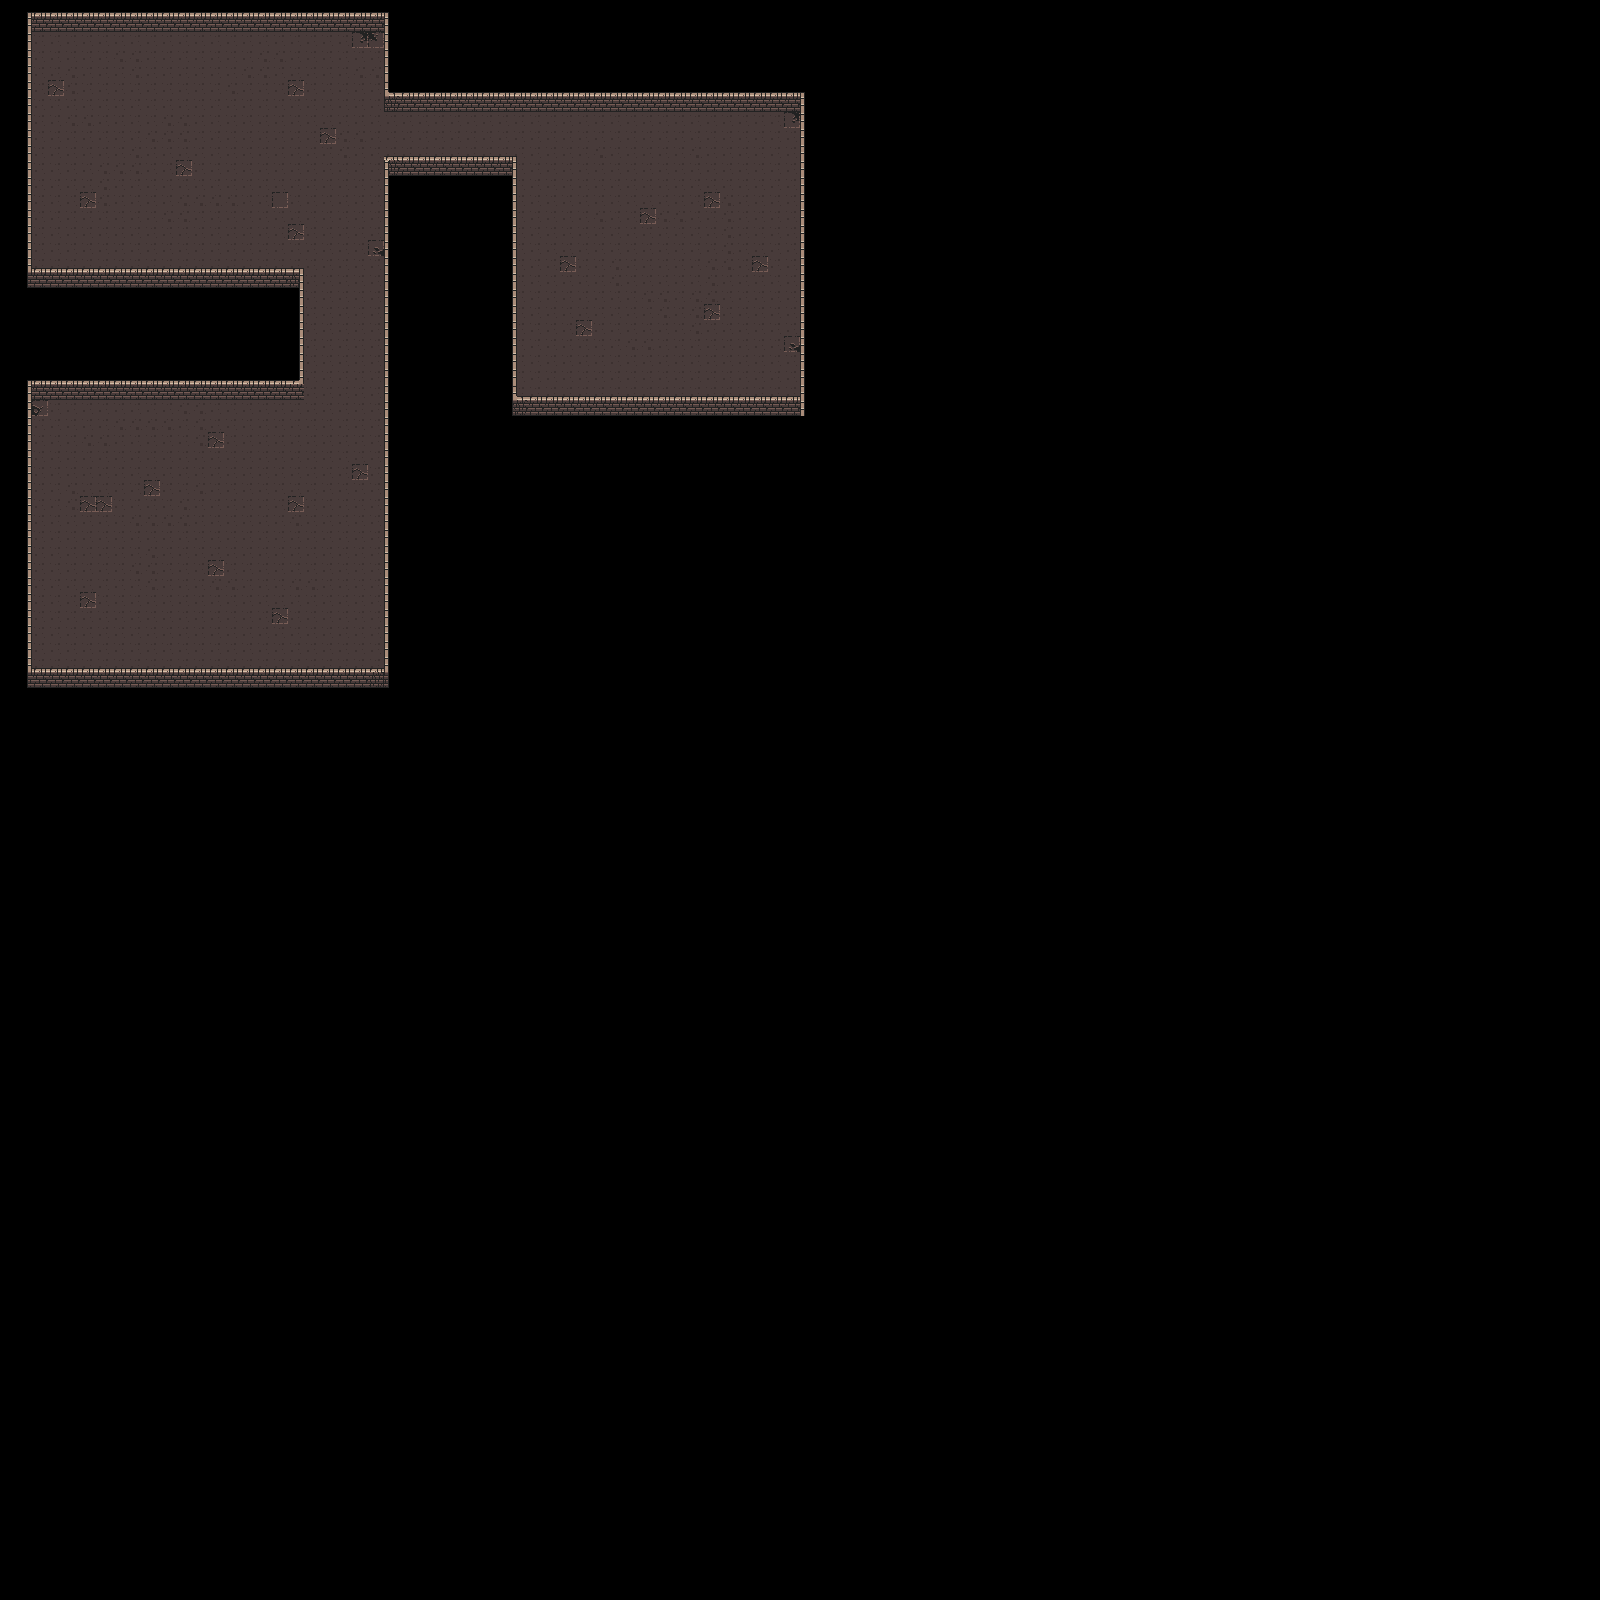

This game map was drawn from its Tiled (.tmx) file and the tilesets committed beside it. A one-line description and the trimmed map source follow:
An orthogonal 100x100 tile map with 16x16 px tiles, 2 tile layers (Ground, Walls) and 3 objects.

<map version="1.4" tiledversion="1.4.3" orientation="orthogonal" renderorder="right-down" width="100" height="100" tilewidth="16" tileheight="16" infinite="0" nextlayerid="4" nextobjectid="4">
 <editorsettings>
  <export target="../public/tiles/dungeon-01.json" format="json" />
 </editorsettings>
 <tileset firstgid="1" name="dungeon" tilewidth="16" tileheight="16" tilecount="160" columns="10">
  <image source="../public/tiles/dungeon_tiles.png" width="160" height="256" />
  <tile id="0">
   <properties>
    <property name="collides" type="bool" value="false" />
   </properties>
  </tile>
  <tile id="1">
   <properties>
    <property name="collides" type="bool" value="false" />
   </properties>
  </tile>
  <tile id="2">
   <properties>
    <property name="collides" type="bool" value="false" />
   </properties>
  </tile>
  <tile id="3">
   <properties>
    <property name="collides" type="bool" value="false" />
   </properties>
  </tile>
  <tile id="4">
   <properties>
    <property name="collides" type="bool" value="false" />
   </properties>
  </tile>
  <tile id="5">
   <properties>
    <property name="collides" type="bool" value="false" />
   </properties>
  </tile>
  <tile id="6">
   <properties>
    <property name="collides" type="bool" value="false" />
   </properties>
  </tile>
  <tile id="7">
   <properties>
    <property name="collides" type="bool" value="false" />
   </properties>
  </tile>
  <tile id="8">
   <properties>
    <property name="collides" type="bool" value="false" />
   </properties>
  </tile>
  <tile id="10">
   <properties>
    <property name="collides" type="bool" value="false" />
   </properties>
  </tile>
  <tile id="11">
   <properties>
    <property name="collides" type="bool" value="true" />
   </properties>
  </tile>
  <tile id="12">
   <properties>
    <property name="collides" type="bool" value="true" />
   </properties>
  </tile>
  <tile id="13">
   <properties>
    <property name="collides" type="bool" value="true" />
   </properties>
  </tile>
  <tile id="14">
   <properties>
    <property name="collides" type="bool" value="false" />
   </properties>
  </tile>
  <tile id="15">
   <properties>
    <property name="collides" type="bool" value="false" />
   </properties>
  </tile>
  <tile id="16">
   <properties>
    <property name="collides" type="bool" value="false" />
   </properties>
  </tile>
  <tile id="17">
   <properties>
    <property name="collides" type="bool" value="false" />
   </properties>
  </tile>
  <tile id="18">
   <properties>
    <property name="collides" type="bool" value="false" />
   </properties>
  </tile>
  <tile id="20">
   <properties>
    <property name="collides" type="bool" value="false" />
   </properties>
  </tile>
  <tile id="21">
   <properties>
    <property name="collides" type="bool" value="false" />
   </properties>
  </tile>
  <tile id="22">
   <properties>
    <property name="collides" type="bool" value="false" />
   </properties>
  </tile>
  <tile id="23">
   <properties>
    <property name="collides" type="bool" value="false" />
   </properties>
  </tile>
  <tile id="24">
   <properties>
    <property name="collides" type="bool" value="false" />
   </properties>
  </tile>
  <tile id="25">
   <properties>
    <property name="collides" type="bool" value="false" />
   </properties>
  </tile>
  <tile id="26">
   <properties>
    <property name="collides" type="bool" value="false" />
   </properties>
  </tile>
  <tile id="27">
   <properties>
    <property name="collides" type="bool" value="false" />
   </properties>
  </tile>
  <tile id="28">
   <properties>
    <property name="collides" type="bool" value="false" />
   </properties>
  </tile>
  <tile id="30">
   <properties>
    <property name="collides" type="bool" value="false" />
   </properties>
  </tile>
  <tile id="31">
   <properties>
    <property name="collides" type="bool" value="false" />
   </properties>
  </tile>
  <tile id="32">
   <properties>
    <property name="collides" type="bool" value="false" />
   </properties>
  </tile>
  <tile id="33">
   <properties>
    <property name="collides" type="bool" value="false" />
   </properties>
  </tile>
  <tile id="34">
   <properties>
    <property name="collides" type="bool" value="false" />
   </properties>
  </tile>
  <tile id="35">
   <properties>
    <property name="collides" type="bool" value="false" />
   </properties>
  </tile>
  <tile id="36">
   <properties>
    <property name="collides" type="bool" value="false" />
   </properties>
  </tile>
  <tile id="37">
   <properties>
    <property name="collides" type="bool" value="false" />
   </properties>
  </tile>
  <tile id="38">
   <properties>
    <property name="collides" type="bool" value="false" />
   </properties>
  </tile>
  <tile id="40">
   <properties>
    <property name="collides" type="bool" value="false" />
   </properties>
  </tile>
  <tile id="41">
   <properties>
    <property name="collides" type="bool" value="false" />
   </properties>
  </tile>
  <tile id="42">
   <properties>
    <property name="collides" type="bool" value="false" />
   </properties>
  </tile>
  <tile id="43">
   <properties>
    <property name="collides" type="bool" value="false" />
   </properties>
  </tile>
  <tile id="44">
   <properties>
    <property name="collides" type="bool" value="false" />
   </properties>
  </tile>
  <tile id="45">
   <properties>
    <property name="collides" type="bool" value="false" />
   </properties>
  </tile>
  <tile id="46">
   <properties>
    <property name="collides" type="bool" value="false" />
   </properties>
  </tile>
  <tile id="47">
   <properties>
    <property name="collides" type="bool" value="false" />
   </properties>
  </tile>
  <tile id="48">
   <properties>
    <property name="collides" type="bool" value="false" />
   </properties>
  </tile>
  <tile id="50">
   <properties>
    <property name="collides" type="bool" value="false" />
   </properties>
  </tile>
  <tile id="51">
   <properties>
    <property name="collides" type="bool" value="false" />
   </properties>
  </tile>
  <tile id="52">
   <properties>
    <property name="collides" type="bool" value="false" />
   </properties>
  </tile>
  <tile id="53">
   <properties>
    <property name="collides" type="bool" value="false" />
   </properties>
  </tile>
  <tile id="54">
   <properties>
    <property name="collides" type="bool" value="false" />
   </properties>
  </tile>
  <tile id="55">
   <properties>
    <property name="collides" type="bool" value="false" />
   </properties>
  </tile>
  <tile id="56">
   <properties>
    <property name="collides" type="bool" value="false" />
   </properties>
  </tile>
  <tile id="57">
   <properties>
    <property name="collides" type="bool" value="false" />
   </properties>
  </tile>
  <tile id="58">
   <properties>
    <property name="collides" type="bool" value="false" />
   </properties>
  </tile>
  <tile id="60">
   <properties>
    <property name="collides" type="bool" value="false" />
   </properties>
  </tile>
  <tile id="61">
   <properties>
    <property name="collides" type="bool" value="false" />
   </properties>
  </tile>
  <tile id="62">
   <properties>
    <property name="collides" type="bool" value="false" />
   </properties>
  </tile>
  <tile id="63">
   <properties>
    <property name="collides" type="bool" value="false" />
   </properties>
  </tile>
  <tile id="64">
   <properties>
    <property name="collides" type="bool" value="false" />
   </properties>
  </tile>
  <tile id="65">
   <properties>
    <property name="collides" type="bool" value="false" />
   </properties>
  </tile>
  <tile id="66">
   <properties>
    <property name="collides" type="bool" value="false" />
   </properties>
  </tile>
  <tile id="67">
   <properties>
    <property name="collides" type="bool" value="false" />
   </properties>
  </tile>
  <tile id="68">
   <properties>
    <property name="collides" type="bool" value="false" />
   </properties>
  </tile>
  <tile id="70">
   <properties>
    <property name="collides" type="bool" value="false" />
   </properties>
  </tile>
  <tile id="71">
   <properties>
    <property name="collides" type="bool" value="false" />
   </properties>
  </tile>
  <tile id="72">
   <properties>
    <property name="collides" type="bool" value="false" />
   </properties>
  </tile>
  <tile id="73">
   <properties>
    <property name="collides" type="bool" value="false" />
   </properties>
  </tile>
  <tile id="74">
   <properties>
    <property name="collides" type="bool" value="false" />
   </properties>
  </tile>
  <tile id="75">
   <properties>
    <property name="collides" type="bool" value="false" />
   </properties>
  </tile>
  <tile id="76">
   <properties>
    <property name="collides" type="bool" value="false" />
   </properties>
  </tile>
  <tile id="77">
   <properties>
    <property name="collides" type="bool" value="false" />
   </properties>
  </tile>
  <tile id="78">
   <properties>
    <property name="collides" type="bool" value="false" />
   </properties>
  </tile>
  <tile id="80">
   <properties>
    <property name="collides" type="bool" value="true" />
   </properties>
  </tile>
  <tile id="81">
   <properties>
    <property name="collides" type="bool" value="true" />
   </properties>
  </tile>
  <tile id="82">
   <properties>
    <property name="collides" type="bool" value="true" />
   </properties>
  </tile>
  <tile id="83">
   <properties>
    <property name="collides" type="bool" value="true" />
   </properties>
  </tile>
  <tile id="84">
   <properties>
    <property name="collides" type="bool" value="true" />
   </properties>
  </tile>
  <tile id="85">
   <properties>
    <property name="collides" type="bool" value="true" />
   </properties>
  </tile>
  <tile id="86">
   <properties>
    <property name="collides" type="bool" value="false" />
   </properties>
  </tile>
  <tile id="87">
   <properties>
    <property name="collides" type="bool" value="false" />
   </properties>
  </tile>
  <tile id="88">
   <properties>
    <property name="collides" type="bool" value="false" />
   </properties>
  </tile>
  <tile id="90">
   <properties>
    <property name="collides" type="bool" value="true" />
   </properties>
  </tile>
  <tile id="91">
   <properties>
    <property name="collides" type="bool" value="true" />
   </properties>
  </tile>
  <tile id="92">
   <properties>
    <property name="collides" type="bool" value="true" />
   </properties>
  </tile>
  <tile id="93">
   <properties>
    <property name="collides" type="bool" value="true" />
   </properties>
  </tile>
  <tile id="94">
   <properties>
    <property name="collides" type="bool" value="true" />
   </properties>
  </tile>
  <tile id="95">
   <properties>
    <property name="collides" type="bool" value="true" />
   </properties>
  </tile>
  <tile id="96">
   <properties>
    <property name="collides" type="bool" value="false" />
   </properties>
  </tile>
  <tile id="97">
   <properties>
    <property name="collides" type="bool" value="false" />
   </properties>
  </tile>
  <tile id="98">
   <properties>
    <property name="collides" type="bool" value="false" />
   </properties>
  </tile>
  <tile id="100">
   <properties>
    <property name="collides" type="bool" value="false" />
   </properties>
  </tile>
  <tile id="101">
   <properties>
    <property name="collides" type="bool" value="false" />
   </properties>
  </tile>
  <tile id="102">
   <properties>
    <property name="collides" type="bool" value="true" />
   </properties>
  </tile>
  <tile id="103">
   <properties>
    <property name="collides" type="bool" value="true" />
   </properties>
  </tile>
  <tile id="104">
   <properties>
    <property name="collides" type="bool" value="false" />
   </properties>
  </tile>
  <tile id="105">
   <properties>
    <property name="collides" type="bool" value="false" />
   </properties>
  </tile>
  <tile id="106">
   <properties>
    <property name="collides" type="bool" value="false" />
   </properties>
  </tile>
  <tile id="107">
   <properties>
    <property name="collides" type="bool" value="false" />
   </properties>
  </tile>
  <tile id="108">
   <properties>
    <property name="collides" type="bool" value="false" />
   </properties>
  </tile>
  <tile id="110">
   <properties>
    <property name="collides" type="bool" value="false" />
   </properties>
  </tile>
  <tile id="111">
   <properties>
    <property name="collides" type="bool" value="false" />
   </properties>
  </tile>
  <tile id="112">
   <properties>
    <property name="collides" type="bool" value="false" />
   </properties>
  </tile>
  <tile id="113">
   <properties>
    <property name="collides" type="bool" value="false" />
   </properties>
  </tile>
  <tile id="114">
   <properties>
    <property name="collides" type="bool" value="false" />
   </properties>
  </tile>
  <tile id="115">
   <properties>
    <property name="collides" type="bool" value="false" />
   </properties>
  </tile>
  <tile id="116">
   <properties>
    <property name="collides" type="bool" value="false" />
   </properties>
  </tile>
  <tile id="117">
   <properties>
    <property name="collides" type="bool" value="false" />
   </properties>
  </tile>
  <tile id="118">
   <properties>
    <property name="collides" type="bool" value="false" />
   </properties>
  </tile>
  <tile id="120">
   <properties>
    <property name="collides" type="bool" value="false" />
   </properties>
  </tile>
  <tile id="121">
   <properties>
    <property name="collides" type="bool" value="false" />
   </properties>
  </tile>
  <tile id="122">
   <properties>
    <property name="collides" type="bool" value="false" />
   </properties>
  </tile>
  <tile id="123">
   <properties>
    <property name="collides" type="bool" value="false" />
   </properties>
  </tile>
  <tile id="124">
   <properties>
    <property name="collides" type="bool" value="false" />
   </properties>
  </tile>
  <tile id="125">
   <properties>
    <property name="collides" type="bool" value="false" />
   </properties>
  </tile>
  <tile id="126">
   <properties>
    <property name="collides" type="bool" value="false" />
   </properties>
  </tile>
  <tile id="127">
   <properties>
    <property name="collides" type="bool" value="false" />
   </properties>
  </tile>
  <tile id="128">
   <properties>
    <property name="collides" type="bool" value="false" />
   </properties>
  </tile>
  <tile id="130">
   <properties>
    <property name="collides" type="bool" value="false" />
   </properties>
  </tile>
  <tile id="131">
   <properties>
    <property name="collides" type="bool" value="false" />
   </properties>
  </tile>
  <tile id="132">
   <properties>
    <property name="collides" type="bool" value="false" />
   </properties>
  </tile>
  <tile id="133">
   <properties>
    <property name="collides" type="bool" value="false" />
   </properties>
  </tile>
  <tile id="134">
   <properties>
    <property name="collides" type="bool" value="false" />
   </properties>
  </tile>
  <tile id="135">
   <properties>
    <property name="collides" type="bool" value="false" />
   </properties>
  </tile>
  <tile id="136">
   <properties>
    <property name="collides" type="bool" value="false" />
   </properties>
  </tile>
  <tile id="137">
   <properties>
    <property name="collides" type="bool" value="false" />
   </properties>
  </tile>
  <tile id="138">
   <properties>
    <property name="collides" type="bool" value="false" />
   </properties>
  </tile>
  <tile id="140">
   <properties>
    <property name="collides" type="bool" value="false" />
   </properties>
  </tile>
  <tile id="141">
   <properties>
    <property name="collides" type="bool" value="false" />
   </properties>
  </tile>
  <tile id="142">
   <properties>
    <property name="collides" type="bool" value="false" />
   </properties>
  </tile>
  <tile id="143">
   <properties>
    <property name="collides" type="bool" value="false" />
   </properties>
  </tile>
  <tile id="144">
   <properties>
    <property name="collides" type="bool" value="false" />
   </properties>
  </tile>
  <tile id="145">
   <properties>
    <property name="collides" type="bool" value="false" />
   </properties>
  </tile>
  <tile id="146">
   <properties>
    <property name="collides" type="bool" value="false" />
   </properties>
  </tile>
  <tile id="147">
   <properties>
    <property name="collides" type="bool" value="false" />
   </properties>
  </tile>
  <tile id="148">
   <properties>
    <property name="collides" type="bool" value="false" />
   </properties>
  </tile>
 </tileset>
 <layer id="2" name="Ground" width="100" height="100">
  <data>[10000 cells, 1092 non-empty, 8 distinct tile ids]</data>
 </layer>
 <layer id="1" name="Walls" width="100" height="100">
  <data>[10000 cells, 376 non-empty, 15 distinct tile ids]</data>
 </layer>
 <objectgroup id="3" name="Chests">
  <object id="1" gid="59" x="241.333" y="46" width="16" height="16" />
  <object id="2" gid="59" x="143.333" y="414.667" width="16" height="16" />
  <object id="3" gid="59" x="769.333" y="382.667" width="16" height="16" />
 </objectgroup>
</map>
